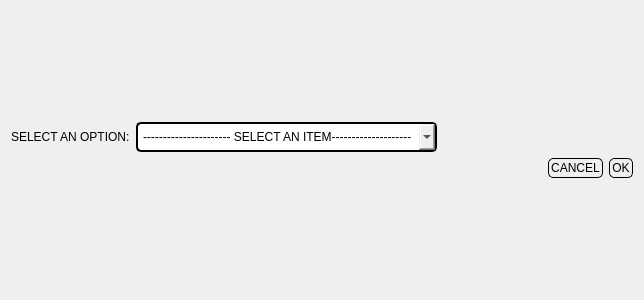
<?xml version="1.0" encoding="UTF-8"?>
<ui version="4.0">
 <class>Dialog</class>
 <widget class="QDialog" name="Dialog">
  <property name="geometry">
   <rect>
    <x>0</x>
    <y>0</y>
    <width>644</width>
    <height>300</height>
   </rect>
  </property>
  <property name="minimumSize">
   <size>
    <width>644</width>
    <height>300</height>
   </size>
  </property>
  <property name="maximumSize">
   <size>
    <width>644</width>
    <height>300</height>
   </size>
  </property>
  <property name="windowTitle">
   <string>Explore</string>
  </property>
  <property name="styleSheet">
   <string notr="true">QPushButton{
border: 1px solid black;
border-radius: 5px 5px;
padding: 2px;
}

QPushButton:hover:!pressed{
border: 1px solid black;
border-radius: 5px 5px;
padding: 2px;
background-color: rgb(233, 185, 110);
}

QPushButton:pressed{
border: 1px solid grey;
border-radius: 5px 5px;
padding: 2px;
background-color: rgb(193, 125, 17);
font: 25 italic 11pt &quot;Ubuntu&quot;;
}</string>
  </property>
  <layout class="QVBoxLayout" name="verticalLayout">
   <item>
    <layout class="QGridLayout" name="gridLayout">
     <item row="0" column="0">
      <layout class="QHBoxLayout" name="horizontalLayout_2">
       <item>
        <widget class="QLabel" name="label">
         <property name="styleSheet">
          <string notr="true">font: 11pt &quot;URW Gothic L&quot;;</string>
         </property>
         <property name="text">
          <string>SELECT AN OPTION:</string>
         </property>
        </widget>
       </item>
       <item>
        <widget class="QComboBox" name="options">
         <property name="styleSheet">
          <string notr="true">border: 2px solid black;
border-radius: 5px 5px;
padding: 5px 5px;
font: 11pt &quot;URW Gothic L&quot;;</string>
         </property>
         <item>
          <property name="text">
           <string>---------------------- SELECT AN ITEM--------------------</string>
          </property>
         </item>
         <item>
          <property name="text">
           <string>Show Pending Jobs</string>
          </property>
         </item>
         <item>
          <property name="text">
           <string>Show Total Worth of Pending Jobs</string>
          </property>
         </item>
         <item>
          <property name="text">
           <string>Show Last Submission</string>
          </property>
         </item>
         <item>
          <property name="text">
           <string>Show Nearest Submission Pending</string>
          </property>
         </item>
         <item>
          <property name="text">
           <string>Show Project Ideas/Personal Projects</string>
          </property>
         </item>
         <item>
          <property name="text">
           <string>Show Highest Individual worth: Project</string>
          </property>
         </item>
         <item>
          <property name="text">
           <string>Show Lowest Individual Worth: Project</string>
          </property>
         </item>
         <item>
          <property name="text">
           <string>Create Report of All Pending Jobs</string>
          </property>
         </item>
         <item>
          <property name="text">
           <string>Create Report of All Jobs (with time factor)</string>
          </property>
         </item>
        </widget>
       </item>
       <item>
        <spacer name="horizontalSpacer_2">
         <property name="orientation">
          <enum>Qt::Horizontal</enum>
         </property>
         <property name="sizeHint" stdset="0">
          <size>
           <width>40</width>
           <height>20</height>
          </size>
         </property>
        </spacer>
       </item>
      </layout>
     </item>
     <item row="1" column="0">
      <layout class="QHBoxLayout" name="horizontalLayout">
       <item>
        <spacer name="horizontalSpacer">
         <property name="orientation">
          <enum>Qt::Horizontal</enum>
         </property>
         <property name="sizeHint" stdset="0">
          <size>
           <width>40</width>
           <height>20</height>
          </size>
         </property>
        </spacer>
       </item>
       <item>
        <widget class="QPushButton" name="pushButton_cancel">
         <property name="text">
          <string>CANCEL</string>
         </property>
        </widget>
       </item>
       <item>
        <widget class="QPushButton" name="pushButton_ok">
         <property name="text">
          <string>OK</string>
         </property>
        </widget>
       </item>
      </layout>
     </item>
    </layout>
   </item>
  </layout>
 </widget>
 <resources/>
 <connections/>
</ui>
